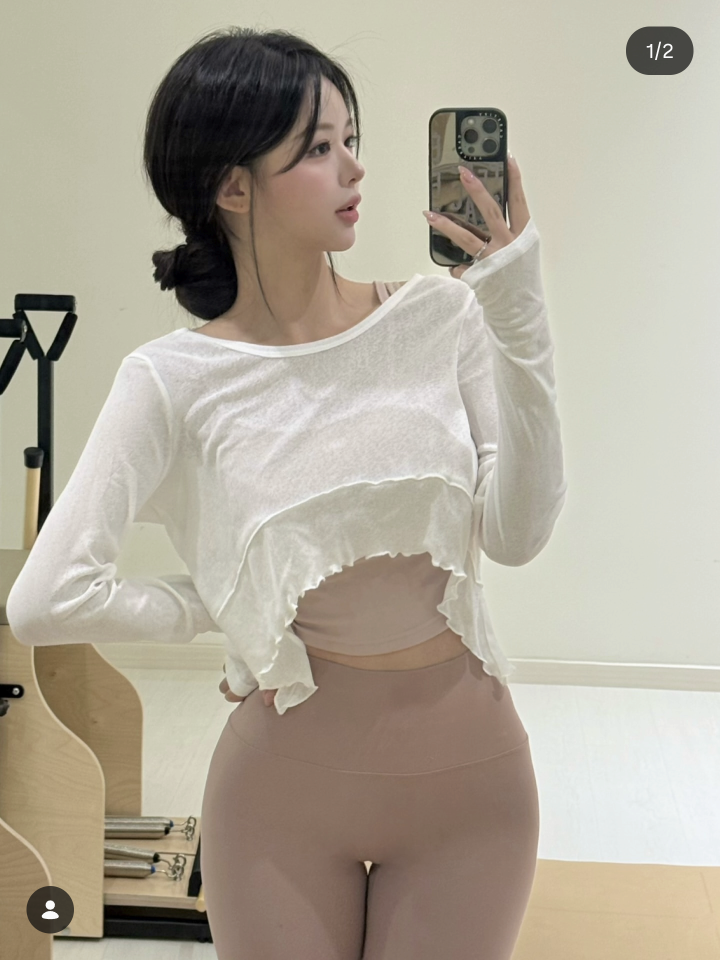
#> input picture assets/original.png, 1440 x 1920 px (shown at 1/2 size)
$ python assemble_final.py --cleaned_dir ../assets --enhanced_dir ../assets --output_dir out
#> lines starting #> are read from the running program, lines starting #| are printed output that depends on the picture

import os
import sys
import argparse
import glob
import cv2
import numpy as np
from PIL import Image, ImageEnhance

# Params
SIGMA = 3.0 # Blur radius for frequency separation

def main():
    parser = argparse.ArgumentParser()
    parser.add_argument("--cleaned_dir", required=True) # Step 1 Output (Structure)
    parser.add_argument("--enhanced_dir", required=True) # Step 2 Output (Texture/Color)
    parser.add_argument("--output_dir", required=True)
    args = parser.parse_args()

    cleaned_dir = args.cleaned_dir
    enhanced_dir = args.enhanced_dir
    final_dir = args.output_dir

    os.makedirs(final_dir, exist_ok=True)

    # Get Enhanced Files (Reference for successful processing)
    enhanced_files = glob.glob(os.path.join(enhanced_dir, "*"))
    print(f"🔹 Assembling {len(enhanced_files)} images...")

    for flux_path in enhanced_files:
        stem = os.path.splitext(os.path.basename(flux_path))[0]

        # Find corresponding cleaned structure
        # Step 1 output format: stem.png
        cleaned_path = os.path.join(cleaned_dir, f"{stem}.png")
        if not os.path.exists(cleaned_path):
            cleaned_path = os.path.join(cleaned_dir, f"{stem}.jpg")

        if not os.path.exists(cleaned_path):
            print(f"⚠️ Cleaned structure not found for {stem}. Skipping.")
            continue

        try:
            flux_pil = Image.open(flux_path).convert("RGB")
            cleaned_pil = Image.open(cleaned_path).convert("RGB")

            # Resize Cleaned (Structure) UP to Flux (Texture)
            if flux_pil.size != cleaned_pil.size:
                cleaned_pil = cleaned_pil.resize(flux_pil.size, Image.LANCZOS)

            # Convert to LAB
            cleaned_np = np.array(cleaned_pil)
            flux_np = np.array(flux_pil)

            cleaned_lab = cv2.cvtColor(cleaned_np, cv2.COLOR_RGB2LAB).astype(np.float32)
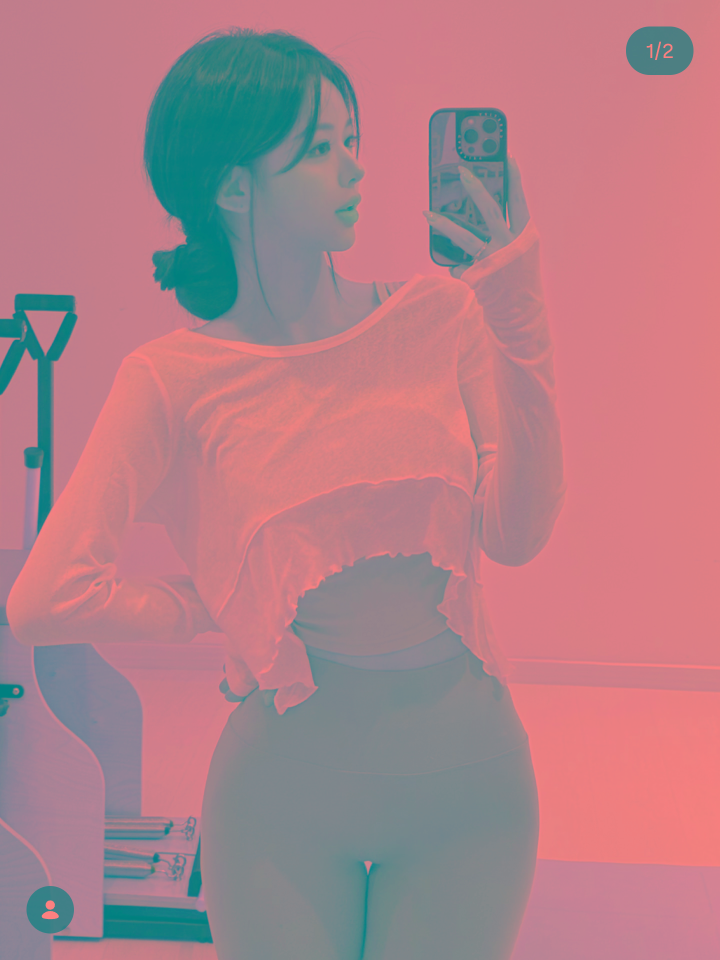
#> cleaned_lab: shape (1920, 1440, 3) float32 (shown at 1/2 size); mean R, G, B 175.7, 127.9, 135.1
            flux_lab = cv2.cvtColor(flux_np, cv2.COLOR_RGB2LAB).astype(np.float32)

            # Split
            lc, ac, bc = cv2.split(cleaned_lab)
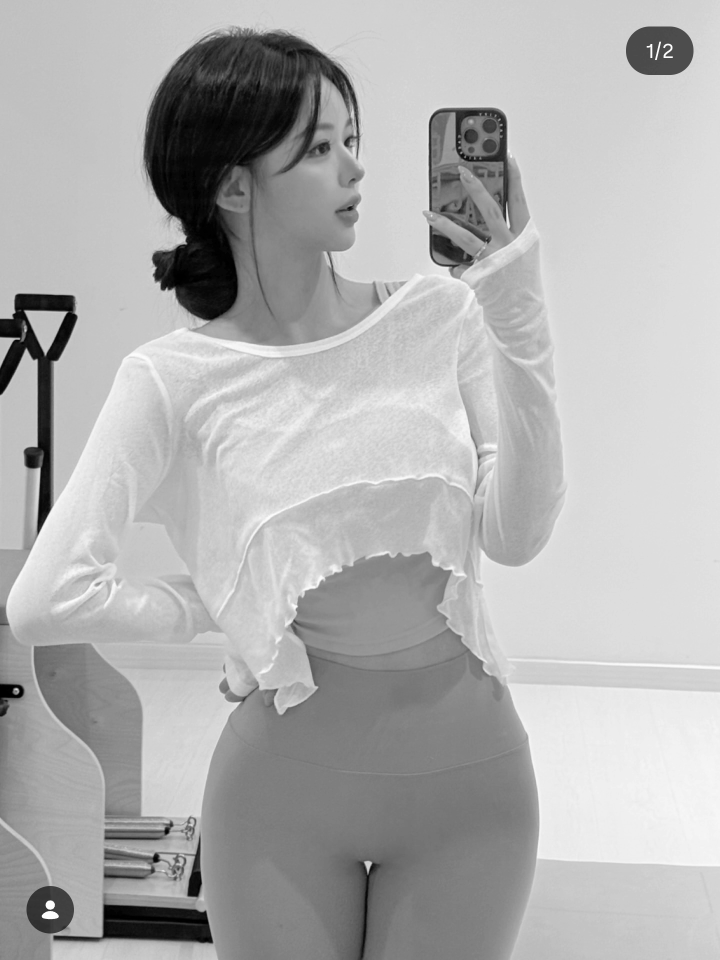
#> lc: shape (1920, 1440) float32 (shown at 1/2 size); min 0, max 253, mean 175.8
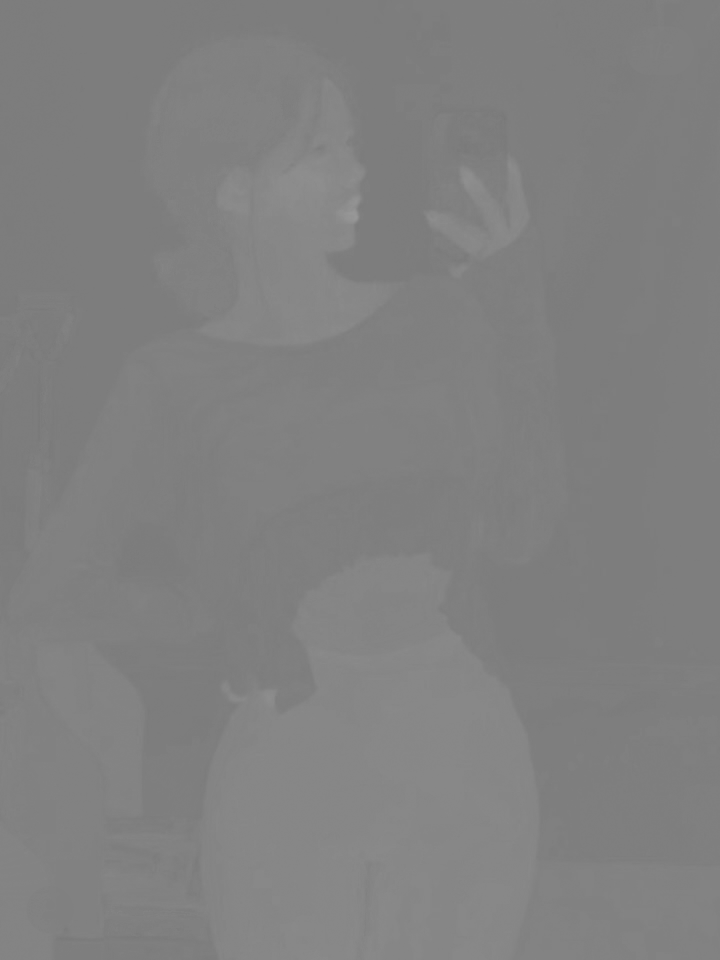
#> ac: shape (1920, 1440) float32 (shown at 1/2 size); min 119, max 152, mean 128.3
            lf, af, bf = cv2.split(flux_lab)

            # Frequency Separation on L
            # Structure from Cleaned (Low Freq)
            lc_low = cv2.GaussianBlur(lc, (0, 0), SIGMA)

            # Texture from Flux (High Freq)
            lf_low = cv2.GaussianBlur(lf, (0, 0), SIGMA)
            lf_high = lf - lf_low

            # Combine
            l_new = lc_low + lf_high
            l_new = np.clip(l_new, 0, 255)

            # Combine Channels: New L + Flux Color
            merged_lab = cv2.merge([l_new, af, bf])
            merged_lab = np.clip(merged_lab, 0, 255).astype(np.uint8)

            # Convert back to RGB
            result_rgb = cv2.cvtColor(merged_lab, cv2.COLOR_LAB2RGB)
            result_pil = Image.fromarray(result_rgb)

            # Adjustments
            enhancer = ImageEnhance.Color(result_pil)
            result_pil = enhancer.enhance(1.03)
            enhancer = ImageEnhance.Contrast(result_pil)
            result_pil = enhancer.enhance(1.03)

            # Save
            out_name = f"freq_{stem}.webp"
            result_pil.save(os.path.join(final_dir, out_name), format="WEBP", quality=85)
            print(f"   ✅ Assembled {out_name}")

        except Exception as e:
            print(f"❌ Error assembling {stem}: {e}")
#> pass 2 of the loop in main, `for flux_path in enhanced_files:`:
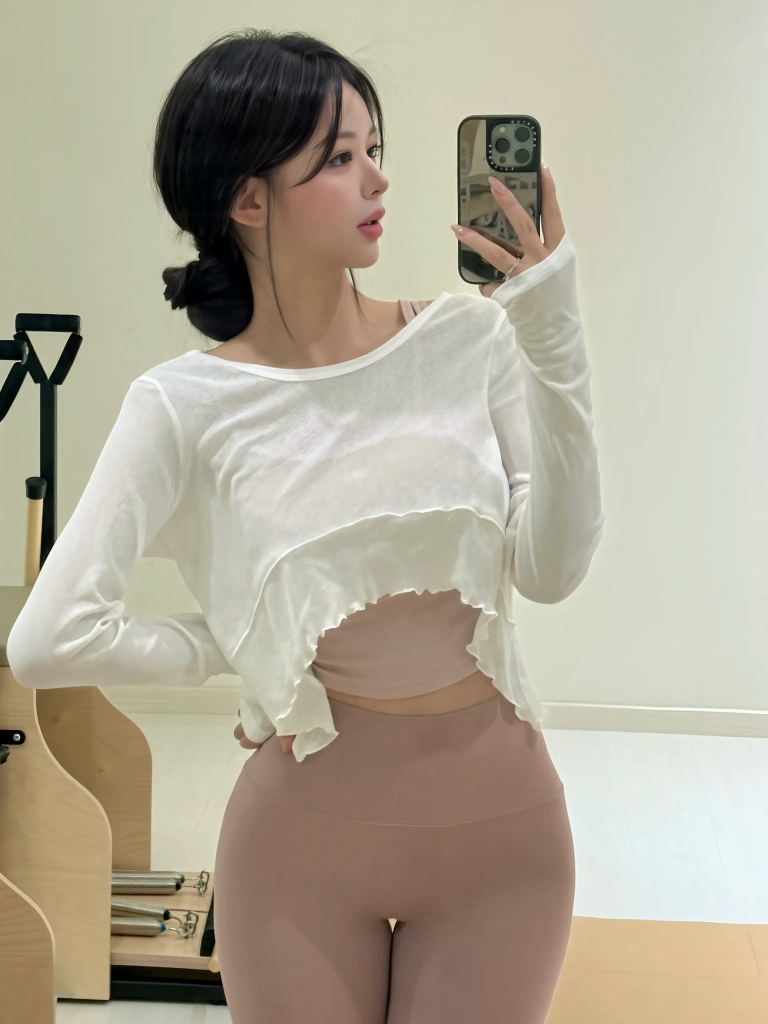
#> input picture assets/remastered.webp, 1536 x 2048 px (shown at 1/2 size)
#> in main, flux_pil is the input picture: PIL image 1536x2048 RGB; mean R, G, B 176.5, 169.1, 151.4
#> cleaned_lab: shape (2048, 1536, 3) float32
#> lc: shape (2048, 1536) float32
#> ac: shape (2048, 1536) float32
#> in main, `lc, ac, bc = cv2.split(cleaned_lab)`:
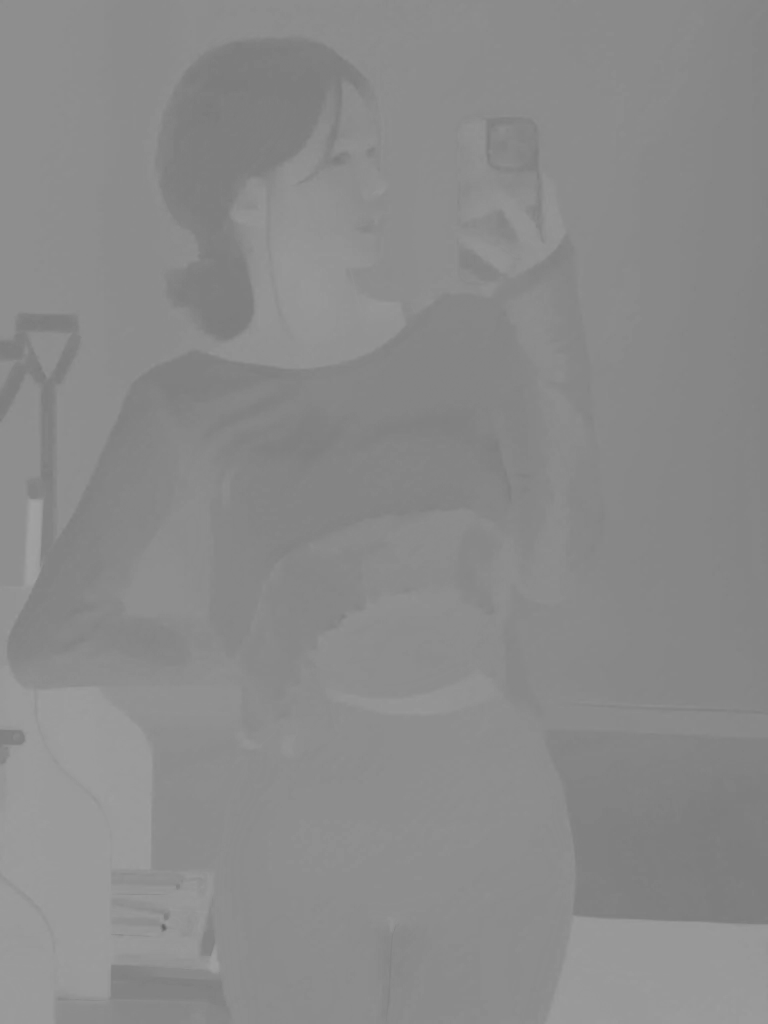
#> bc: shape (2048, 1536) float32 (shown at 1/2 size); min 97, max 161, mean 138.2
#> lc_low: shape (2048, 1536) float32
#> in main, `lf_high = lf - lf_low`:
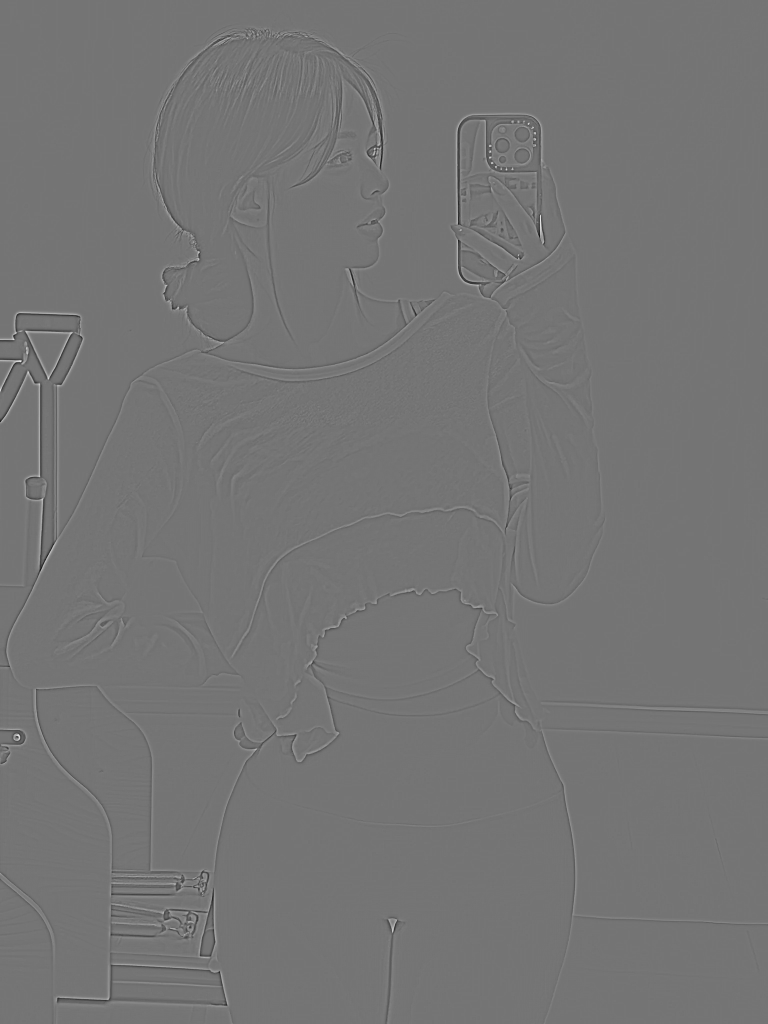
#> lf_high: shape (2048, 1536) float32 (shown at 1/2 size); min -120.6, max 142.5, mean 0; drawn with min black and max white
#> merged_lab: shape (2048, 1536, 3)
#> result_rgb: shape (2048, 1536, 3)

if __name__ == "__main__":
    main()
